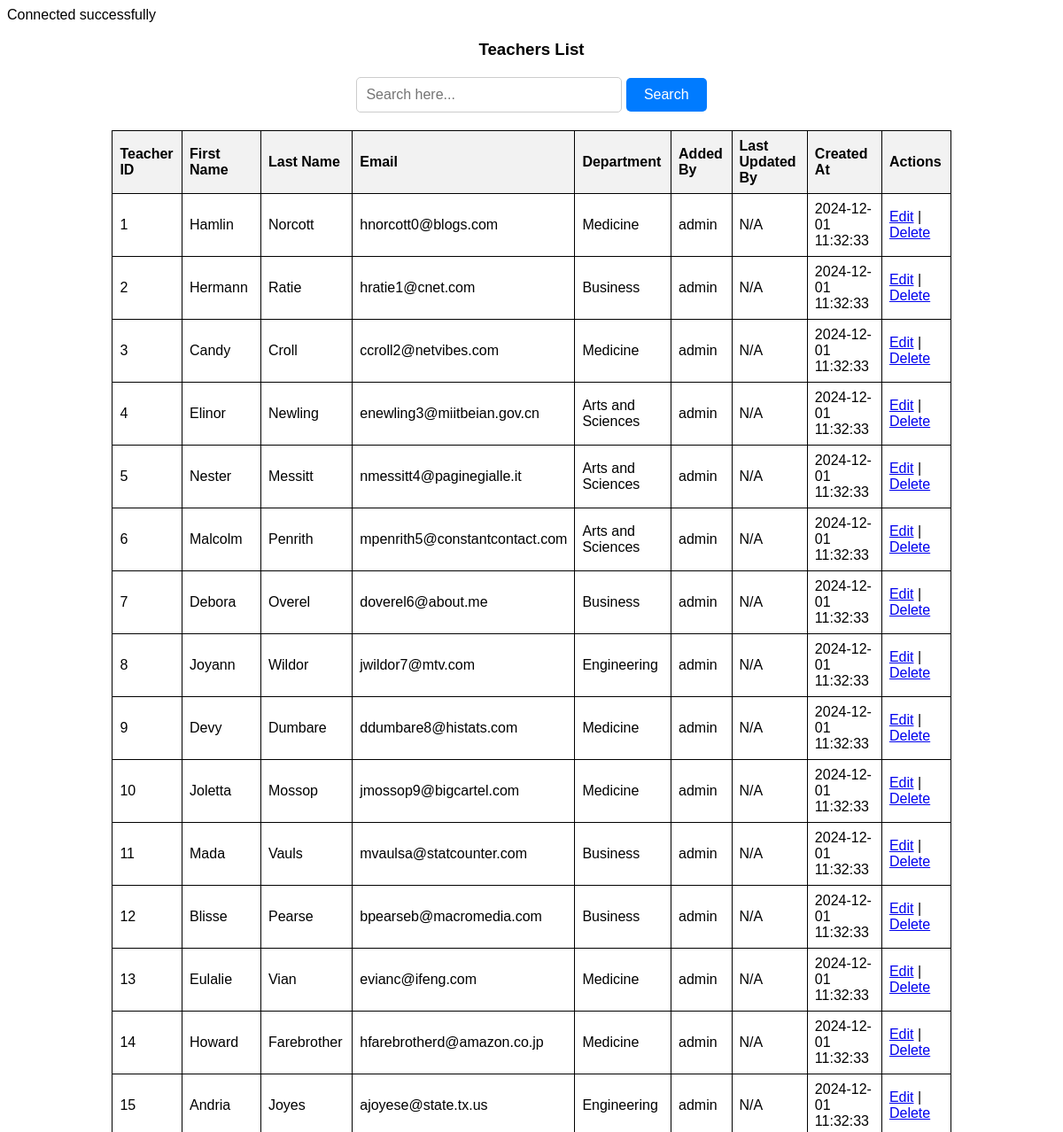
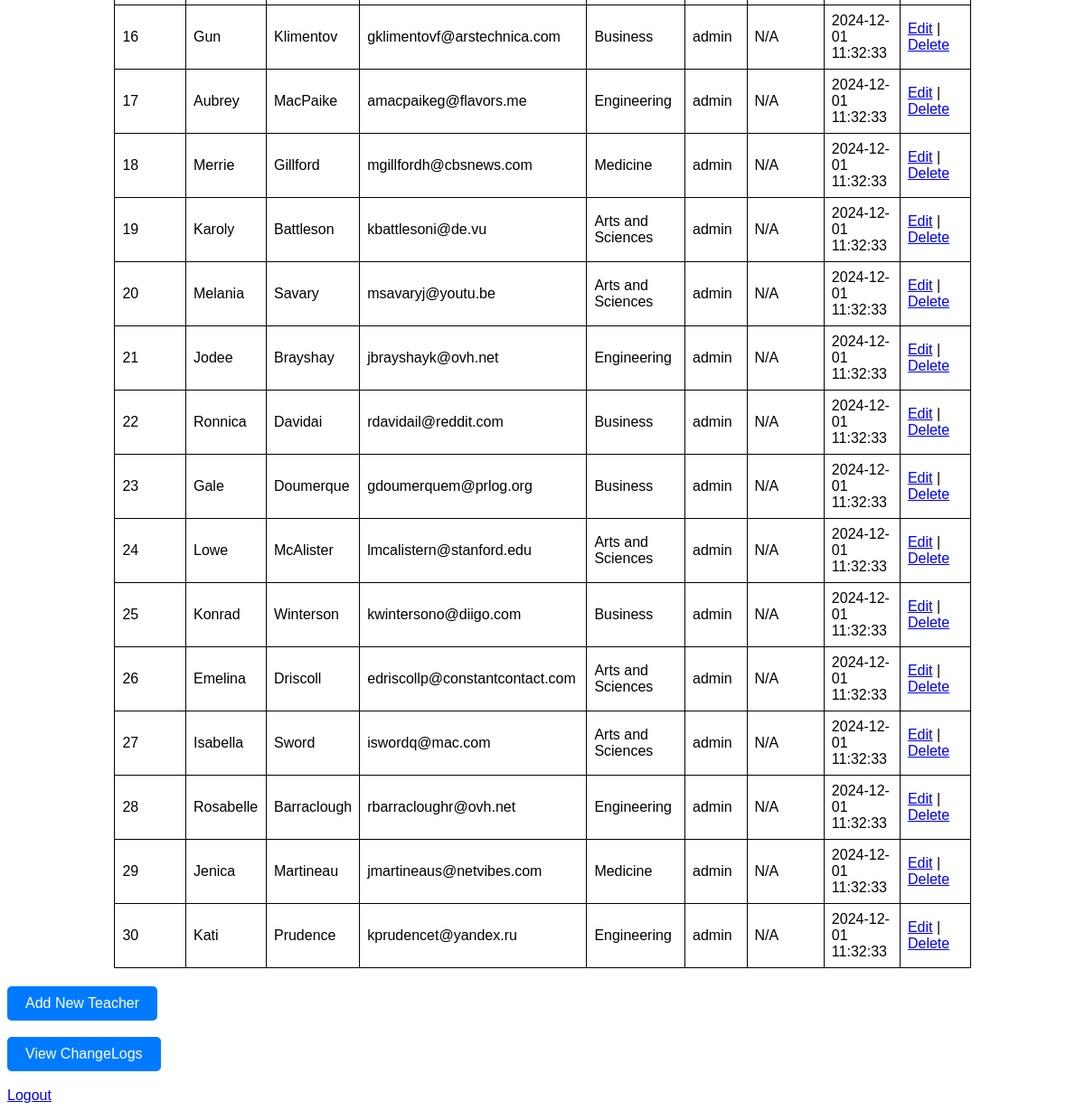
The page /sql/search.php on the database its author committed (2 pictures, top to bottom).
### tables this page shows
CREATE table teachers (
    teacherID INT PRIMARY KEY AUTO_INCREMENT,
    first_name VARCHAR(50),
    last_name VARCHAR(50),
    email VARCHAR(50),
    department VARCHAR(50),
      added_by VARCHAR(50),
    lastUpdated_by VARCHAR(50),
    created_at TIMESTAMP DEFAULT CURRENT_TIMESTAMP
);

### core/models.php (called while the page is built, shortened)
<?php
function getAllTeachers($pdo) {
    $sql = "SELECT teacherID, first_name, last_name, email, department, created_at, added_by, lastUpdated_by FROM teachers";
    $stmt = $pdo->query($sql);
    return $stmt->fetchAll(PDO::FETCH_ASSOC);
}

### sql/search.php (the view, shortened to what this page needs)
<?php
    require_once '../core/dbConfig.php';
    require_once '../core/models.php';
    $searchQuery = isset($_GET['search']) ? trim($_GET['search']) : '';
    $username = $_SESSION['username'] ?? 'Guest';
    $teachers = !empty($searchQuery)
    ? searchTeachersByDetails($pdo, $searchQuery, $username)
    : getAllTeachers($pdo);
?>
<!DOCTYPE html>
<html lang="en">
<head>
</head>
<body>
    <h3 style="text-align: center;">Teachers List</h3>
    <div class="search-container">
        <form action="search.php" method="GET">
            <input type="text" name="search" placeholder="Search here..." value="<?php echo htmlspecialchars($searchQuery); ?>">
            <button type="submit">Search</button>
        </form>
    </div>
    <table>
        <thead>
            <tr>
                <th>Teacher ID</th>
                <th>First Name</th>
                <th>Last Name</th>
                <th>Email</th>
                <th>Department</th>
                <th>Added By</th>
                <th>Last Updated By</th>
                <th>Created At</th>
                <th>Actions</th>
            </tr>
        </thead>
        <tbody>
            <?php
            if (!empty($teachers)) {
                foreach ($teachers as $teacher) { ?>
                    <tr>
                        <td><?php echo htmlspecialchars($teacher['teacherID']); ?></td>
                        <td><?php echo htmlspecialchars($teacher['first_name']); ?></td>
                        <td><?php echo htmlspecialchars($teacher['last_name']); ?></td>
                        <td><?php echo htmlspecialchars($teacher['email']); ?></td>
                        <td><?php echo htmlspecialchars($teacher['department']); ?></td>
                        <td><?php echo htmlspecialchars($teacher['added_by'] ?? 'N/A'); ?></td>
                        <td><?php echo htmlspecialchars($teacher['lastUpdated_by'] ?? 'N/A'); ?></td>
                        <td><?php echo htmlspecialchars($teacher['created_at']); ?></td>
                        <td>
                            <a href="update.php?teacherID=<?php echo htmlspecialchars($teacher['teacherID']); ?>">Edit</a> |
                            <a href="delete.php?teacherID=<?php echo htmlspecialchars($teacher['teacherID']); ?>" onclick="return confirm('Are you sure you want to delete this teacher?')">Delete</a>
                        </td>
                    </tr>
                <?php }
            } else { ?>
                <tr>
                    <td colspan="8" style="text-align: center;">No teachers found matching "<?php echo htmlspecialchars($searchQuery); ?>"</td>
                </tr>
            <?php } ?>
        </tbody>
    </table>
    <div class="button-container">
        <a href="insertTeacher.php">
            <button type="button">Add New Teacher</button>
        </a>
    </div>
    <br>
    <div class="button-container">
        <a href="showLogs.php">
            <button type="button">View ChangeLogs</button>
        </a>
    </div>
    <br>
    <div>
        <a href="logout.php">Logout</a>
    </div>
</body>
</html>

### sql/search.php (style rules this page uses)
body { font-family: "Arial", sans-serif; }
table { width: 80%; margin: 20px auto; border-collapse: collapse; }
table, th, td { border: 1px solid black; padding: 8px; text-align: left; }
th { background-color: #f2f2f2; }
.search-container { text-align: center; margin: 20px 0; }
.search-container input[type="text"] { padding: 10px; font-size: 1em; width: 300px; border: 1px solid #ccc; border-radius: 5px; }
button { font-size: 1em; padding: 10px 20px; background-color: #007bff; color: white; border: none; cursor: pointer; border-radius: 5px; }

### rows shown on the page
teachers: teacherID "1", first_name "Hamlin", last_name "Norcott", email "hnorcott0@blogs.com", department "Medicine", added_by "admin", lastUpdated_by "N/A", created_at "2024-12-01 11:32:33"
teachers: teacherID "2", first_name "Hermann", last_name "Ratie", email "hratie1@cnet.com", department "Business", added_by "admin", lastUpdated_by "N/A", created_at "2024-12-01 11:32:33"
teachers: teacherID "3", first_name "Candy", last_name "Croll", email "ccroll2@netvibes.com", department "Medicine", added_by "admin", lastUpdated_by "N/A", created_at "2024-12-01 11:32:33"
teachers: teacherID "4", first_name "Elinor", last_name "Newling", email "enewling3@miitbeian.gov.cn", department "Arts and Sciences", added_by "admin", lastUpdated_by "N/A", created_at "2024-12-01 11:32:33"
teachers: teacherID "5", first_name "Nester", last_name "Messitt", email "nmessitt4@paginegialle.it", department "Arts and Sciences", added_by "admin", lastUpdated_by "N/A", created_at "2024-12-01 11:32:33"
teachers: teacherID "6", first_name "Malcolm", last_name "Penrith", email "mpenrith5@constantcontact.com", department "Arts and Sciences", added_by "admin", lastUpdated_by "N/A", created_at "2024-12-01 11:32:33"
teachers: teacherID "7", first_name "Debora", last_name "Overel", email "doverel6@about.me", department "Business", added_by "admin", lastUpdated_by "N/A", created_at "2024-12-01 11:32:33"
teachers: teacherID "8", first_name "Joyann", last_name "Wildor", email "jwildor7@mtv.com", department "Engineering", added_by "admin", lastUpdated_by "N/A", created_at "2024-12-01 11:32:33"
teachers: teacherID "9", first_name "Devy", last_name "Dumbare", email "ddumbare8@histats.com", department "Medicine", added_by "admin", lastUpdated_by "N/A", created_at "2024-12-01 11:32:33"
teachers: teacherID "10", first_name "Joletta", last_name "Mossop", email "jmossop9@bigcartel.com", department "Medicine", added_by "admin", lastUpdated_by "N/A", created_at "2024-12-01 11:32:33"
teachers: teacherID "11", first_name "Mada", last_name "Vauls", email "mvaulsa@statcounter.com", department "Business", added_by "admin", lastUpdated_by "N/A", created_at "2024-12-01 11:32:33"
teachers: teacherID "12", first_name "Blisse", last_name "Pearse", email "bpearseb@macromedia.com", department "Business", added_by "admin", lastUpdated_by "N/A", created_at "2024-12-01 11:32:33"
teachers: teacherID "13", first_name "Eulalie", last_name "Vian", email "evianc@ifeng.com", department "Medicine", added_by "admin", lastUpdated_by "N/A", created_at "2024-12-01 11:32:33"
teachers: teacherID "14", first_name "Howard", last_name "Farebrother", email "hfarebrotherd@amazon.co.jp", department "Medicine", added_by "admin", lastUpdated_by "N/A", created_at "2024-12-01 11:32:33"
teachers: teacherID "15", first_name "Andria", last_name "Joyes", email "ajoyese@state.tx.us", department "Engineering", added_by "admin", lastUpdated_by "N/A", created_at "2024-12-01 11:32:33"
teachers: teacherID "16", first_name "Gun", last_name "Klimentov", email "gklimentovf@arstechnica.com", department "Business", added_by "admin", lastUpdated_by "N/A", created_at "2024-12-01 11:32:33"
teachers: teacherID "17", first_name "Aubrey", last_name "MacPaike", email "amacpaikeg@flavors.me", department "Engineering", added_by "admin", lastUpdated_by "N/A", created_at "2024-12-01 11:32:33"
teachers: teacherID "18", first_name "Merrie", last_name "Gillford", email "mgillfordh@cbsnews.com", department "Medicine", added_by "admin", lastUpdated_by "N/A", created_at "2024-12-01 11:32:33"
teachers: teacherID "19", first_name "Karoly", last_name "Battleson", email "kbattlesoni@de.vu", department "Arts and Sciences", added_by "admin", lastUpdated_by "N/A", created_at "2024-12-01 11:32:33"
teachers: teacherID "20", first_name "Melania", last_name "Savary", email "msavaryj@youtu.be", department "Arts and Sciences", added_by "admin", lastUpdated_by "N/A", created_at "2024-12-01 11:32:33"
teachers: teacherID "21", first_name "Jodee", last_name "Brayshay", email "jbrayshayk@ovh.net", department "Engineering", added_by "admin", lastUpdated_by "N/A", created_at "2024-12-01 11:32:33"
teachers: teacherID "22", first_name "Ronnica", last_name "Davidai", email "rdavidail@reddit.com", department "Business", added_by "admin", lastUpdated_by "N/A", created_at "2024-12-01 11:32:33"
teachers: teacherID "23", first_name "Gale", last_name "Doumerque", email "gdoumerquem@prlog.org", department "Business", added_by "admin", lastUpdated_by "N/A", created_at "2024-12-01 11:32:33"
teachers: teacherID "24", first_name "Lowe", last_name "McAlister", email "lmcalistern@stanford.edu", department "Arts and Sciences", added_by "admin", lastUpdated_by "N/A", created_at "2024-12-01 11:32:33"
teachers: teacherID "25", first_name "Konrad", last_name "Winterson", email "kwintersono@diigo.com", department "Business", added_by "admin", lastUpdated_by "N/A", created_at "2024-12-01 11:32:33"
teachers: teacherID "26", first_name "Emelina", last_name "Driscoll", email "edriscollp@constantcontact.com", department "Arts and Sciences", added_by "admin", lastUpdated_by "N/A", created_at "2024-12-01 11:32:33"
teachers: teacherID "27", first_name "Isabella", last_name "Sword", email "iswordq@mac.com", department "Arts and Sciences", added_by "admin", lastUpdated_by "N/A", created_at "2024-12-01 11:32:33"
teachers: teacherID "28", first_name "Rosabelle", last_name "Barraclough", email "rbarracloughr@ovh.net", department "Engineering", added_by "admin", lastUpdated_by "N/A", created_at "2024-12-01 11:32:33"
teachers: teacherID "29", first_name "Jenica", last_name "Martineau", email "jmartineaus@netvibes.com", department "Medicine", added_by "admin", lastUpdated_by "N/A", created_at "2024-12-01 11:32:33"
teachers: teacherID "30", first_name "Kati", last_name "Prudence", email "kprudencet@yandex.ru", department "Engineering", added_by "admin", lastUpdated_by "N/A", created_at "2024-12-01 11:32:33"
